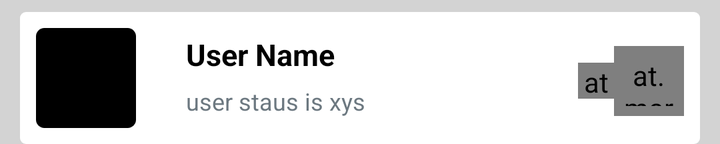
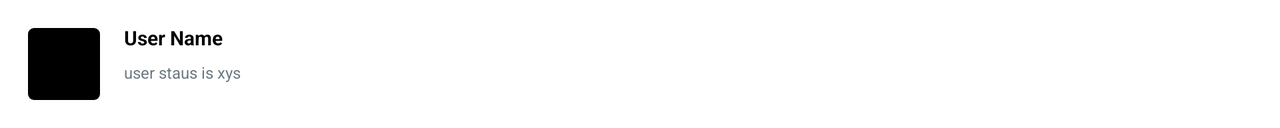

Two renders of one Android screen. The first uses the default layout on a phone; the second uses the alternative layout the repository ships for a different screen configuration, on a matching device. The two XML files are below.
<!-- AndroidManifest.xml: application theme AppTheme -->
<!-- res/layout/attendance_adapter.xml -->
<?xml version="1.0" encoding="utf-8"?>
<LinearLayout
    xmlns:android="http://schemas.android.com/apk/res/android"
    android:id="@+id/linear_layout_attendance"
    android:orientation="horizontal"
    android:background="#d3d3d3"
    android:layout_width="match_parent"
    android:layout_height="wrap_content"
    xmlns:app="http://schemas.android.com/apk/res-auto"
    >
<LinearLayout
    android:orientation="horizontal"
    android:layout_width="match_parent"
    android:layout_height="wrap_content"
    android:layout_marginTop="6dp"
    android:layout_marginLeft="10dp"
    android:background="@drawable/curve_liner_layout"
    android:layout_marginRight="10dp"
    android:padding="3dp"
>

    <ImageView
        android:id="@+id/eventinfo_user_image"
        android:padding="5dp"
        android:scaleType="centerCrop"
        android:src="@drawable/img_placeholder"
        android:layout_gravity="center_vertical"
        android:layout_width="60dp"
        android:layout_height="60dp" />


    <LinearLayout
        android:layout_marginRight="5dp"
        android:layout_width="0dip"
        android:layout_marginTop="3dp"
        android:layout_height="match_parent"
        android:orientation="horizontal"
        android:layout_weight="1.0"
        android:paddingLeft="10dp">

        <LinearLayout
            android:layout_marginRight="2dp"
            android:layout_height="match_parent"
            android:layout_width="wrap_content"
            android:orientation="vertical"
            android:layout_weight="1.0"
            android:paddingLeft="10dp"
            >

        <TextView
            android:id="@+id/eventinfo_user_name"
            android:textColor="#000000"
            android:textSize="15sp"
            android:paddingTop="5dp"
            android:text="User Name"
            android:textStyle="bold"
            android:layout_width="match_parent"
            android:layout_height="wrap_content"
           />

            <TextView
                android:id="@+id/eventinfo_user_status"
                android:textColor="#6c7880"
                android:textSize="12sp"
                android:text="user staus is xys "
                android:inputType="textImeMultiLine"
                android:lines="2"
                android:paddingTop="5dp"
                android:layout_width="match_parent"
                android:layout_height="wrap_content" />

            
                
                
                
</LinearLayout>

        <at.markushi.ui.CircleButton
            android:id="@+id/user_status_mode"
            android:layout_width="18dip"
            android:layout_height="18dip"
            android:layout_gravity="center"
            android:gravity="center"
            app:cb_color="@color/colorActiveGreen"/>


        <at.markushi.ui.CircleButton
            android:id="@+id/invite_add_or_remove_user_btn"
            android:layout_width="35dip"
            android:layout_height="35dip"
            android:gravity="center"
            android:layout_gravity="center"
            android:padding="5dp"
            android:src="@drawable/fab_add"
            app:cb_color="@color/colorPrimary"
            app:cb_pressedRingWidth="5dip" />

        </LinearLayout>

</LinearLayout>
</LinearLayout>
<!-- resources referenced by this layout -->
<resources>
  <color name="colorActiveGreen">#00db28</color>
  <color name="colorPrimary">#125688</color>
  <!-- drawable curve_liner_layout (drawable) -->
  <?xml version="1.0" encoding="UTF-8"?>
  <shape xmlns:android="http://schemas.android.com/apk/res/android">
      <solid android:color="#FFFFFF"/>
      
      <corners android:radius="3dip"/>
      <padding android:left="0dip" android:top="0dip" android:right="0dip" android:bottom="0dip" />
  </shape>
  <!-- drawable img_placeholder (drawable) -->
  <?xml version="1.0" encoding="utf-8"?>
  <shape xmlns:android="http://schemas.android.com/apk/res/android">
      <solid
          android:color="#000000" />
  
      <corners
          android:radius="3dp" />
  
      <size
      android:height="100dp"
  
      />
  
      <padding
          android:left="16dp"
          android:top="16dp"
          android:right="16dp"
          android:bottom="16dp" />
  </shape>
  <!-- from res/values-v21/ -->
  <style name="AppTheme" parent="Theme.AppCompat.Light.NoActionBar">
                  
                  <item name="colorPrimary">@color/colorPrimary</item>
                  <item name="colorPrimaryDark">@color/colorPrimaryDark</item>
                  <item name="colorAccent">@color/colorAccent</item>
                  <item name="windowNoTitle">true</item>
                  <item name="windowActionBar">false</item>
                  <item name="android:colorBackground">@color/white</item>
                  <item name="android:textColorPrimary">@color/colorPrimary</item>
                  <item name="android:windowBackground">@color/white</item>
                  <item name="android:colorForeground">@color/foreground_material_dark</item>
                  <item name="android:textColorPrimaryInverse">@color/white</item>
                  <item name="android:textColorSecondary">@color/colorPrimaryDark</item>
                  <item name="android:textColorSecondaryInverse">@color/white</item>
          </style>
  <color name="colorPrimaryDark">#125699</color>
  <color name="colorAccent">#125688</color>
  <color name="foreground_material_dark">#00ffffff</color>
</resources>
<!-- res/layout-land/attendance_adapter.xml (the repository's variant of the layout above) -->
<!-- drawn on the phone turned sideways -->
<?xml version="1.0" encoding="utf-8"?>
<LinearLayout
    xmlns:android="http://schemas.android.com/apk/res/android"
    android:id="@+id/linear_layout"
    android:orientation="horizontal"
    android:layout_width="match_parent"
    android:layout_height="wrap_content"
    android:layout_margin="12dp"
    android:background="?attr/selectableItemBackground">

    <ImageView
        android:id="@+id/picture"
        android:padding="2dp"
        android:scaleType="centerCrop"
        android:src="@drawable/img_placeholder"
        android:layout_gravity="center_vertical"
        android:layout_width="wrap_content"
        android:layout_height="wrap_content" />


    <LinearLayout
        android:layout_marginRight="5dp"
        android:layout_width="0dip"
        android:layout_height="match_parent"
        android:orientation="vertical"
        android:layout_weight="1.0"
        android:paddingLeft="10dp">

        <TextView
            android:id="@+id/eventinfo_user_name"
            android:textColor="#000000"
            android:textSize="10sp"
            android:text="User Name"
            android:textStyle="bold"
            android:layout_width="match_parent"
            android:layout_height="wrap_content"
            />

        <TextView
            android:id="@+id/eventinfo_user_status"
            android:textColor="#6c7880"
            android:textSize="8sp"
            android:text="user staus is xys "
            android:inputType="textImeMultiLine"
            android:lines="2"
            android:paddingTop="5dp"
            android:paddingBottom="5dp"
            android:layout_width="match_parent"
            android:layout_height="wrap_content" />

        <View
            android:layout_width="match_parent"
            android:layout_height="1dp"
            android:layout_gravity="bottom"
            android:layout_marginTop="10dp"
            android:background="@color/place_autocomplete_search_hint" />

    </LinearLayout>

</LinearLayout>
<!-- resources referenced by the variant -->
<!-- as the phone turned sideways resolves them -->
<resources>
  <!-- drawable img_placeholder (drawable) -->
  <?xml version="1.0" encoding="utf-8"?>
  <shape xmlns:android="http://schemas.android.com/apk/res/android">
      <solid
          android:color="#000000" />
  
      <corners
          android:radius="3dp" />
  
      <size
      android:height="100dp"
  
      />
  
      <padding
          android:left="16dp"
          android:top="16dp"
          android:right="16dp"
          android:bottom="16dp" />
  </shape>
  <!-- from res/values-v21/ -->
  <style name="AppTheme" parent="Theme.AppCompat.Light.NoActionBar">
                  
                  <item name="colorPrimary">@color/colorPrimary</item>
                  <item name="colorPrimaryDark">@color/colorPrimaryDark</item>
                  <item name="colorAccent">@color/colorAccent</item>
                  <item name="windowNoTitle">true</item>
                  <item name="windowActionBar">false</item>
                  <item name="android:colorBackground">@color/white</item>
                  <item name="android:textColorPrimary">@color/colorPrimary</item>
                  <item name="android:windowBackground">@color/white</item>
                  <item name="android:colorForeground">@color/foreground_material_dark</item>
                  <item name="android:textColorPrimaryInverse">@color/white</item>
                  <item name="android:textColorSecondary">@color/colorPrimaryDark</item>
                  <item name="android:textColorSecondaryInverse">@color/white</item>
          </style>
  <color name="colorPrimary">#125688</color>
  <color name="colorPrimaryDark">#125699</color>
  <color name="colorAccent">#125688</color>
  <color name="foreground_material_dark">#00ffffff</color>
</resources>
